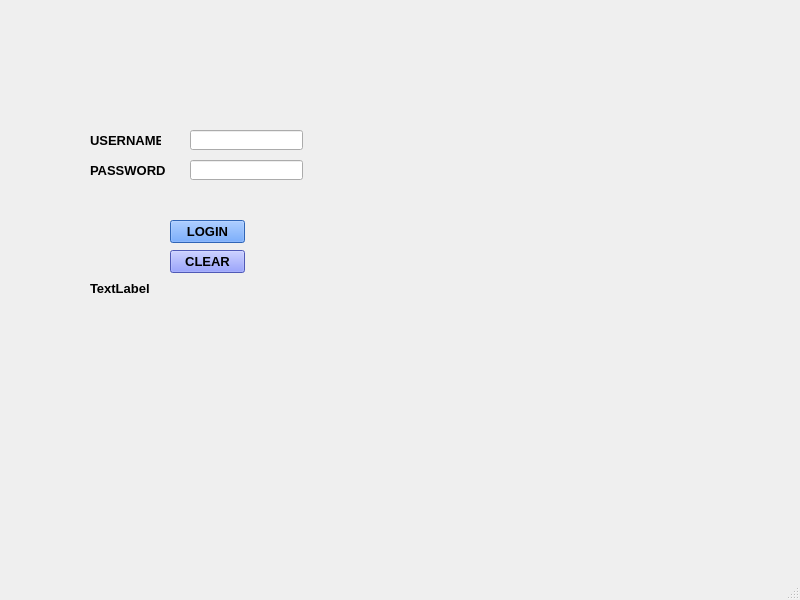
<?xml version="1.0" encoding="UTF-8"?>
<ui version="4.0">
 <class>MainWindow</class>
 <widget class="QMainWindow" name="MainWindow">
  <property name="geometry">
   <rect>
    <x>0</x>
    <y>0</y>
    <width>800</width>
    <height>600</height>
   </rect>
  </property>
  <property name="windowTitle">
   <string>MainWindow</string>
  </property>
  <widget class="QWidget" name="centralwidget">
   <widget class="QLabel" name="labelUsername">
    <property name="geometry">
     <rect>
      <x>90</x>
      <y>130</y>
      <width>71</width>
      <height>20</height>
     </rect>
    </property>
    <property name="font">
     <font>
      <pointsize>10</pointsize>
      <weight>75</weight>
      <bold>true</bold>
     </font>
    </property>
    <property name="styleSheet">
     <string notr="true"/>
    </property>
    <property name="text">
     <string>USERNAME</string>
    </property>
   </widget>
   <widget class="QLabel" name="labelPassword">
    <property name="geometry">
     <rect>
      <x>90</x>
      <y>160</y>
      <width>81</width>
      <height>20</height>
     </rect>
    </property>
    <property name="font">
     <font>
      <pointsize>10</pointsize>
      <weight>75</weight>
      <bold>true</bold>
     </font>
    </property>
    <property name="text">
     <string>PASSWORD</string>
    </property>
   </widget>
   <widget class="QLabel" name="label">
    <property name="geometry">
     <rect>
      <x>90</x>
      <y>280</y>
      <width>81</width>
      <height>16</height>
     </rect>
    </property>
    <property name="font">
     <font>
      <pointsize>10</pointsize>
      <weight>75</weight>
      <bold>true</bold>
     </font>
    </property>
    <property name="text">
     <string>TextLabel</string>
    </property>
   </widget>
   <widget class="QLineEdit" name="txtUsername">
    <property name="geometry">
     <rect>
      <x>190</x>
      <y>130</y>
      <width>113</width>
      <height>20</height>
     </rect>
    </property>
   </widget>
   <widget class="QLineEdit" name="txtPassword">
    <property name="geometry">
     <rect>
      <x>190</x>
      <y>160</y>
      <width>113</width>
      <height>20</height>
     </rect>
    </property>
   </widget>
   <widget class="QPushButton" name="btnLogin">
    <property name="geometry">
     <rect>
      <x>170</x>
      <y>220</y>
      <width>75</width>
      <height>23</height>
     </rect>
    </property>
    <property name="font">
     <font>
      <pointsize>10</pointsize>
      <weight>75</weight>
      <bold>true</bold>
     </font>
    </property>
    <property name="styleSheet">
     <string notr="true">color: rgb(255, 255, 0);
background-color: rgb(111, 125, 255);
background-color: rgb(67, 142, 255);
color: rgb(0, 0, 0);</string>
    </property>
    <property name="text">
     <string>LOGIN</string>
    </property>
   </widget>
   <widget class="QPushButton" name="btnClear">
    <property name="geometry">
     <rect>
      <x>170</x>
      <y>250</y>
      <width>75</width>
      <height>23</height>
     </rect>
    </property>
    <property name="font">
     <font>
      <pointsize>10</pointsize>
      <weight>75</weight>
      <bold>true</bold>
     </font>
    </property>
    <property name="styleSheet">
     <string notr="true">background-color: rgb(111, 125, 255);</string>
    </property>
    <property name="text">
     <string>CLEAR</string>
    </property>
   </widget>
  </widget>
  <widget class="QMenuBar" name="menubar">
   <property name="geometry">
    <rect>
     <x>0</x>
     <y>0</y>
     <width>800</width>
     <height>21</height>
    </rect>
   </property>
  </widget>
  <widget class="QStatusBar" name="statusbar"/>
 </widget>
 <resources/>
 <connections/>
</ui>
